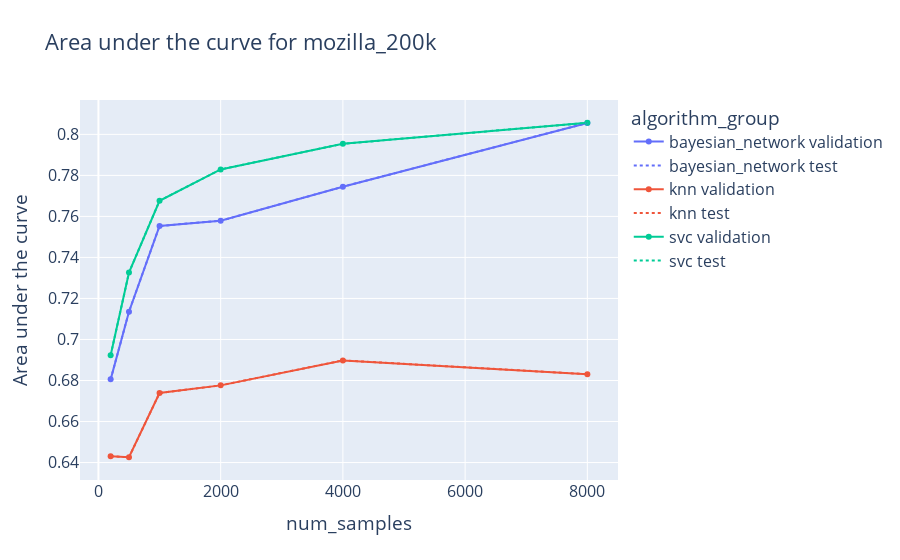

Notebook source saved alongside this figure:
### Code cell
dataset_choice = "mozilla_200k"
d = df.query(f"dataset_choice == '{dataset_choice}'")
d.sort_values(["num_samples","algorithm_group"],inplace=True)
d = d.rename({"accuracy_val": "Validation accuracy with best threshold", "accuracy_test": "Test accuracy with best threshold"}, axis=1)
fig = px.line(
    d,
    x="num_samples",
    y="auc_val",
    color="algorithm_group",
    title=f"Area under the curve for {dataset_choice}",
    markers=True,
)
for i,trace in enumerate(fig.data):
    trace.name =  trace.name + ' validation'
fig2 = px.line(d, x="num_samples", y="auc_test", color="algorithm_group")
for i,trace in enumerate(fig2.data):
    trace.name = trace.name + ' test'
fig2.update_traces(patch={"line": {"dash": 'dot'}}) 
for i in range(3):
    fig.add_trace(fig2.data[i])
fig.update_layout(
    font=dict(size=16)  # Set the default font size for all text elements in the figure
)
fig.update_yaxes(title_text="Area under the curve")
fig.show()

### Figure 1 — Plotly figure (JSON) as saved in the notebook; plotly's stock layout.template omitted (floating-point values rounded to 4 significant figures)
{"data": [{"hovertemplate": "algorithm_group=bayesian_network<br>num_samples=%{x}<br>auc_val=%{y}<extra></extra>", "legendgroup": "bayesian_network", "line": {"color": "#636efa", "dash": "solid"}, "marker": {"symbol": "circle"}, "mode": "markers+lines", "name": "bayesian_network validation", "orientation": "v", "showlegend": true, "type": "scatter", "x": [200, 500, 1000, 2000, 4000, 8000], "xaxis": "x", "y": [0.6806, 0.7135, 0.7553, 0.7579, 0.7745, 0.8056], "yaxis": "y"}, {"hovertemplate": "algorithm_group=knn<br>num_samples=%{x}<br>auc_val=%{y}<extra></extra>", "legendgroup": "knn", "line": {"color": "#EF553B", "dash": "solid"}, "marker": {"symbol": "circle"}, "mode": "markers+lines", "name": "knn validation", "orientation": "v", "showlegend": true, "type": "scatter", "x": [200, 500, 1000, 2000, 4000, 8000], "xaxis": "x", "y": [0.6431, 0.6426, 0.6739, 0.6776, 0.6898, 0.6831], "yaxis": "y"}, {"hovertemplate": "algorithm_group=svc<br>num_samples=%{x}<br>auc_val=%{y}<extra></extra>", "legendgroup": "svc", "line": {"color": "#00cc96", "dash": "solid"}, "marker": {"symbol": "circle"}, "mode": "markers+lines", "name": "svc validation", "orientation": "v", "showlegend": true, "type": "scatter", "x": [200, 500, 1000, 2000, 4000, 8000], "xaxis": "x", "y": [0.6923, 0.7326, 0.7676, 0.7829, 0.7954, 0.8057], "yaxis": "y"}, {"hovertemplate": "algorithm_group=bayesian_network<br>num_samples=%{x}<br>auc_test=%{y}<extra></extra>", "legendgroup": "bayesian_network", "line": {"color": "#636efa", "dash": "dot"}, "marker": {"symbol": "circle"}, "mode": "lines", "name": "bayesian_network test", "orientation": "v", "showlegend": true, "type": "scatter", "x": [200, 500, 1000, 2000, 4000, 8000], "xaxis": "x", "y": [0.6806, 0.7135, 0.7553, 0.7579, 0.7745, 0.8056], "yaxis": "y"}, {"hovertemplate": "algorithm_group=knn<br>num_samples=%{x}<br>auc_test=%{y}<extra></extra>", "legendgroup": "knn", "line": {"color": "#EF553B", "dash": "dot"}, "marker": {"symbol": "circle"}, "mode": "lines", "name": "knn test", "orientation": "v", "showlegend": true, "type": "scatter", "x": [200, 500, 1000, 2000, 4000, 8000], "xaxis": "x", "y": [0.6431, 0.6426, 0.6739, 0.6776, 0.6898, 0.6831], "yaxis": "y"}, {"hovertemplate": "algorithm_group=svc<br>num_samples=%{x}<br>auc_test=%{y}<extra></extra>", "legendgroup": "svc", "line": {"color": "#00cc96", "dash": "dot"}, "marker": {"symbol": "circle"}, "mode": "lines", "name": "svc test", "orientation": "v", "showlegend": true, "type": "scatter", "x": [200, 500, 1000, 2000, 4000, 8000], "xaxis": "x", "y": [0.6923, 0.7326, 0.7676, 0.7829, 0.7954, 0.8057], "yaxis": "y"}], "layout": {"font": {"size": 16}, "legend": {"title": {"text": "algorithm_group"}, "tracegroupgap": 0}, "title": {"text": "Area under the curve for mozilla_200k"}, "xaxis": {"anchor": "y", "domain": [0, 1], "title": {"text": "num_samples"}}, "yaxis": {"anchor": "x", "domain": [0, 1], "title": {"text": "Area under the curve"}}}}
